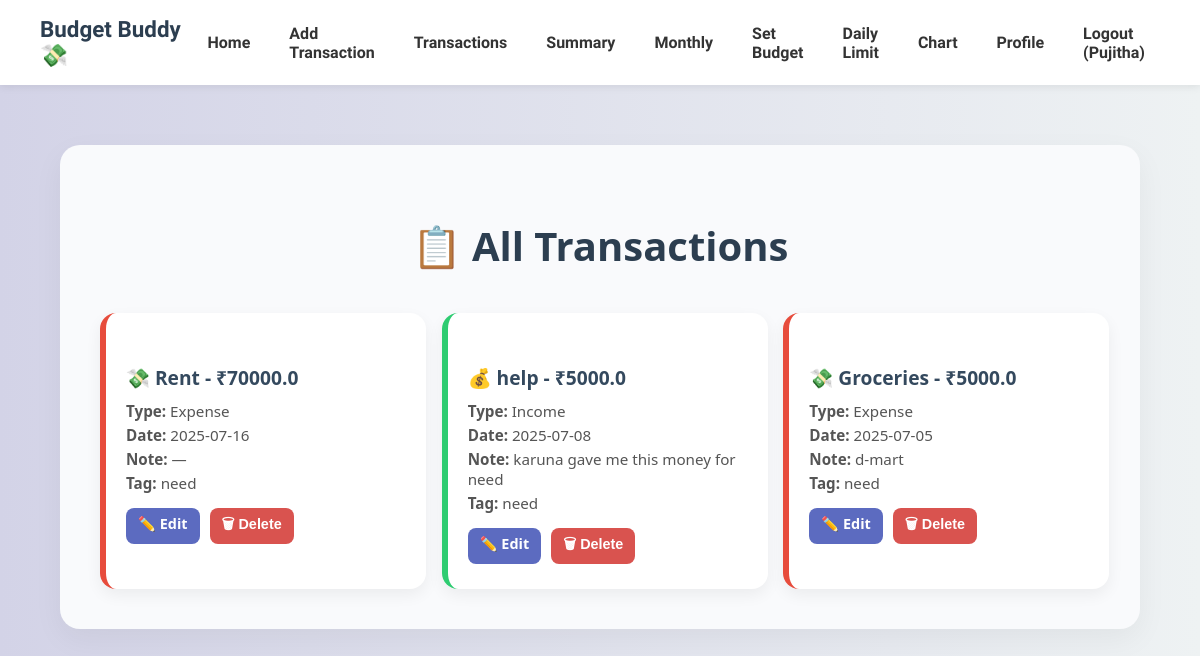
Page /transactions (signed in) on the committed database.
### models.py (models this page shows)
class Transaction(db.Model):
    __tablename__ = 'transaction'
    id = db.Column(db.Integer, primary_key=True)
    amount = db.Column(db.Float, nullable=False)
    type = db.Column(db.String(10), nullable=False)
    category = db.Column(db.String(100), nullable=False)
    date = db.Column(db.String(20), nullable=False)
    note = db.Column(db.Text)
    tag = db.Column(db.String(20))
    user_id = db.Column(db.Integer, db.ForeignKey('user.id'), nullable=False)
    receipt = db.Column(db.String(200))  # 🧾 Optional: file name for receipt

### app.py (the view)
@app.route('/transactions')
def transactions():
    if 'user_id' not in session:
        return redirect('/login')
    txns = Transaction.query.filter_by(user_id=session['user_id']).order_by(Transaction.date.desc()).all()
    return render_template('view.html', txns=txns)

### templates/view.html (shortened to what this page needs)
{% extends "base.html" %}
{% block content %}
<div class="page-container">
    <h2 class="page-title">📋 All Transactions</h2>
    {% if txns %}
    <div class="card-grid">
        {% for txn in txns %}
        <div class="txn-card {{ txn.type }}">
            <h4>
                {% if txn.type == 'income' %}
                    💰
                {% else %}
                    💸
                {% endif %}
                {{ txn.category }} - ₹{{ txn.amount }}
            </h4>
            <p><strong>Type:</strong> {{ txn.type.capitalize() }}</p>
            <p><strong>Date:</strong> {{ txn.date }}</p>
            <p><strong>Note:</strong> {{ txn.note or '—' }}</p>
            <p><strong>Tag:</strong> {{ txn.tag or '—' }}</p>
            <div class="txn-actions">
                <a href="/edit/{{ txn.id }}">✏️ Edit</a>
                <form method="POST" action="/delete/{{ txn.id }}" onsubmit="return confirm('Are you sure you want to delete this transaction?');">
                    <button type="submit">🗑 Delete</button>
                </form>
            </div>
        </div>
        {% endfor %}
    </div>
    {% else %}
        <p style="text-align:center; font-size:1.2rem;">No transactions found 🙁</p>
    {% endif %}
</div>
{% endblock %}

### templates/base.html (shortened to what this page needs)
<!DOCTYPE html>
<html lang="en">
<head>
    <link rel="stylesheet" href="{{ url_for('static', filename='style.css') }}">
</head>
<body>
{% if not (request.path == '/' and not session.get('user_id')) %}
<nav>
    <div class="nav-left">Budget Buddy 💸</div>
    <div class="nav-right">
        <a href="/">Home</a>
        {% if 'user_id' in session %}
            <a href="/add">Add Transaction</a>
            <a href="/transactions">Transactions</a>
            <a href="/summary">Summary</a>
            <a href="/monthly">Monthly</a>
            <a href="/set-budget">Set Budget</a>
            <a href="/daily">Daily Limit</a>
            <a href="/chart">Chart</a>
            <a href="/profile">Profile</a>
            <a href="/logout">Logout ({{ session['username'] }})</a>
        {% else %}
            <a href="/login">Login</a>
            <a href="/register">Register</a>
        {% endif %}
    </div>
</nav>
{% endif %}
<div class="main">
    {% block content %}{% endblock %}
</div>
</body>
</html>

### static/style.css (style rules this page uses)
body { margin: 0; font-family: 'Segoe UI', sans-serif; background: linear-gradient(to right, #d3d3e7, #eef2f3); color: #2f2f2f; }
nav { background-color: #3d3d5c; padding: 15px 30px; display: flex; justify-content: space-between; align-items: center; }
nav a { color: #ffffff; text-decoration: none; margin: 0 15px; font-weight: bold; font-size: 16px; transition: color 0.3s ease; }
.page-container { max-width: 1000px; margin: auto; padding: 40px 20px; }
.page-title { font-size: 2rem; margin-bottom: 20px; text-align: center; color: #3e3e3e; }
.card-grid { display: flex; flex-wrap: wrap; gap: 20px; justify-content: center; }
.txn-card { background: linear-gradient(135deg, #f7f9fd, #e8ecf3); border-radius: 16px; padding: 20px; width: 280px; box-shadow: 0 6px 18px rgba(0, 0, 0, 0.08); transition: transform 0.3s ease; }

### templates/base.html (style rules this page uses)
body { margin: 0; font-family: 'Urbanist', sans-serif; background-color: #f4f6fb; }
nav { background-color: #fff; padding: 16px 40px; box-shadow: 0 2px 8px rgba(0,0,0,0.08); display: flex; justify-content: space-between; align-items: center; }
nav a { text-decoration: none; color: #333; font-weight: 600; margin-left: 24px; transition: color 0.3s ease; }
.nav-left { font-size: 1.4rem; font-weight: bold; color: #2c3e50; }
.nav-right { display: flex; align-items: center; }

### templates/view.html (style rules this page uses)
.page-container { max-width: 1000px; margin: 60px auto; padding: 40px; background: #f9fafc; border-radius: 20px; box-shadow: 0 10px 30px rgba(0, 0, 0, 0.05); animation: fadeIn 1s ease-in-out; }
.page-title { font-size: 2.5rem; text-align: center; margin-bottom: 40px; font-family: 'Segoe UI', sans-serif; color: #2c3e50; }
.card-grid { display: grid; grid-template-columns: repeat(auto-fill, minmax(280px, 1fr)); gap: 25px; }
.txn-card { background: #ffffff; padding: 25px 20px; border-radius: 16px; box-shadow: 0 6px 16px rgba(0, 0, 0, 0.06); transition: transform 0.2s ease; position: relative; font-family: 'Segoe UI', sans-serif; }
.txn-card h4 { font-size: 1.2rem; margin-bottom: 10px; color: #34495e; }
.txn-card p { font-size: 0.95rem; margin: 4px 0; color: #555; }
.income { border-left: 6px solid #2ecc71; }
.expense { border-left: 6px solid #e74c3c; }
.txn-card a { color: #2a6fd0; font-weight: 500; }
.txn-actions { margin-top: 15px; display: flex; gap: 10px; }
.txn-actions a, .txn-actions button { padding: 6px 12px; border-radius: 8px; font-size: 0.9rem; font-weight: 600; border: none; cursor: pointer; }
.txn-actions a { background-color: #5c6bc0; color: white; text-decoration: none; }
.txn-actions button { background-color: #d9534f; color: white; }

### rows in the picture
Transaction: category "Rent", amount "70000.0", type "Expense", date "2025-07-16", note "—", tag "need"
Transaction: category "help", amount "5000.0", type "Income", date "2025-07-08", note "karuna gave me this money for need", tag "need"
Transaction: category "Groceries", amount "5000.0", type "Expense", date "2025-07-05", note "d-mart", tag "need"

### other values in the picture
{{ session['username'] }} "Pujitha"
